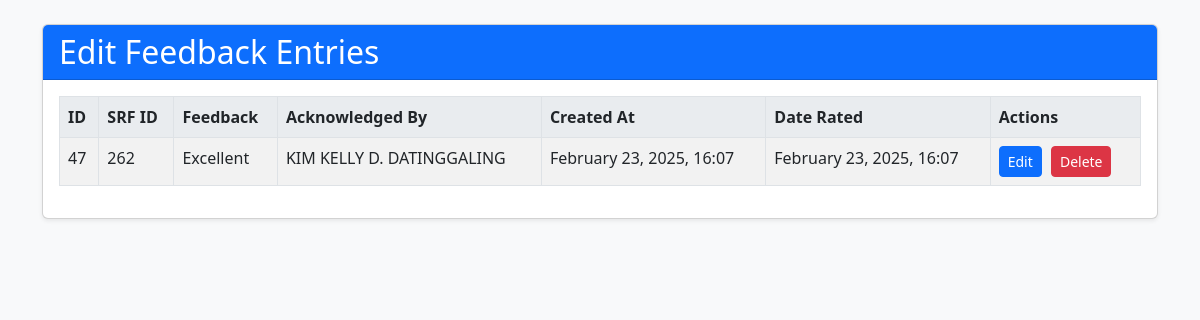
Screenshot of /edit-feedback.php?id=262 with the database file from the repository.
### tables this page shows
CREATE TABLE `srffeedback` (
  `id` int(11) NOT NULL,
  `srf_id` text NOT NULL,
  `feedback` text NOT NULL,
  `acknowledged_by` text NOT NULL,
  `created_at` text NOT NULL,
  `date_rated` text NOT NULL
);

### edit-feedback.php (the view, shortened to what this page needs)
<!DOCTYPE html>
<html lang="en">
<head>
    <link href="https://cdn.jsdelivr.net/npm/bootstrap@5.3.0/dist/css/bootstrap.min.css" rel="stylesheet">
    <link rel="stylesheet" href="https://cdn.jsdelivr.net/npm/flatpickr/dist/flatpickr.min.css">
</head>
<body>
<div class="container-xl">
    <div class="row justify-content-center">
        <div class="col-12">
            <div class="card mt-4">
                <div class="card-header bg-primary text-white">
                    <h2 class="card-title mb-0">Edit Feedback Entries</h2>
                </div>
                <div class="card-body">
                    <?php
                    require_once 'connect.php';
                    $trackid = $_GET['id'] ?? '';
                    $query = "SELECT
                                id,
                                srf_id,
                                feedback,
                                acknowledged_by,
                                created_at,
                                date_rated
                            FROM srffeedback
                            WHERE srf_id = ?";
                    $stmt = $conn->prepare($query);
                    $stmt->bind_param("s", $trackid);
                    if (!$stmt->execute()) {
                        die('Execute failed: ' . htmlspecialchars($stmt->error));
                    }
                    $result = $stmt->get_result();
                    if ($result && $result->num_rows > 0) {
                        echo "<div class='table-responsive'>";
                        echo "<table class='table table-striped table-hover table-bordered'>
                                <thead>
                                    <tr>
                                        <th>ID</th>
                                        <th>SRF ID</th>
                                        <th>Feedback</th>
                                        <th>Acknowledged By</th>
                                        <th>Created At</th>
                                        <th>Date Rated</th>
                                        <th>Actions</th>
                                    </tr>
                                </thead>
                                <tbody>";
                        while ($row = $result->fetch_assoc()) {
                            $id = $row['id'];
                            $created_at = htmlspecialchars($row['created_at']);
                            $date_rated = htmlspecialchars($row['date_rated']);
                            $display_created = date("F j, Y, H:i", strtotime($created_at));
                            $display_rated = date("F j, Y, H:i", strtotime($date_rated));
                            echo "<tr id='row_" . $id . "'>
                                    <td>" . $id . "</td>
                                    <td>" . htmlspecialchars($row['srf_id']) . "</td>
                                    <td id='feedback_" . $id . "'>" . htmlspecialchars($row['feedback']) . "</td>
                                    <td id='acknowledged_by_" . $id . "'>" . htmlspecialchars($row['acknowledged_by']) . "</td>
                                    <td id='created_at_" . $id . "' data-raw-date='" . $created_at . "'>" . $display_created . "</td>
                                    <td id='date_rated_" . $id . "' data-raw-date='" . $date_rated . "'>" . $display_rated . "</td>
                                    <td>
                                        <button onclick='editRow(" . $id . ")' class='btn btn-primary btn-sm'>Edit</button>
                                        <button onclick='deleteRow(" . $id . ")' class='btn btn-danger btn-sm'>Delete</button>
                                    </td>
                                </tr>";
                        }
                        echo "</tbody></table>";
                        echo "</div>";
                    } else {
                        echo "<div class='alert alert-info text-center' role='alert'>
                                No records found for the provided Track ID.
                            </div>";
                    }
                    ?>
                </div>
            </div>
        </div>
    </div>
</div>
</body>
</html>

### edit-feedback.php (style rules this page uses)
body { background-color: #f8f9fa; }
.card { box-shadow: 0 0.125rem 0.25rem rgba(0, 0, 0, 0.075); }
.table thead th { background-color: #e9ecef; }
.btn-sm { margin-right: 5px; }

### rows the page displays
srffeedback: id "47", srf "262", feedback "Excellent", acknowledged_by "KIM KELLY D. DATINGGALING", created_at "February 23, 2025, 16:07", date_rated "February 23, 2025, 16:07"
